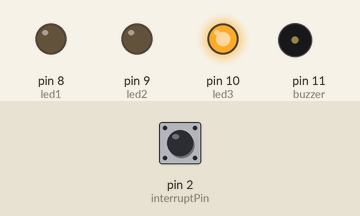
Bench run of a sketch on a simulated Arduino Uno, built with avr-gcc and run on an emulated ATmega328P. Shown: output pins drawn as LEDs (lit = HIGH), buzzer (waves = sounding, pin HIGH). The inputs (shaded band) are chosen by the test bench; at power-on: pin 2 (interruptPin) LOW. What the sketch prints to the serial monitor is not drawn.

Above: at 1.2 s.
1.3 s: pin 2 (interruptPin) pulled HIGH for 0.15 s
At 1.8 s:
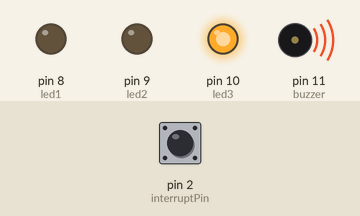
4.4 s: pin 2 (interruptPin) pulled HIGH for 1 s
At 7.3 s:
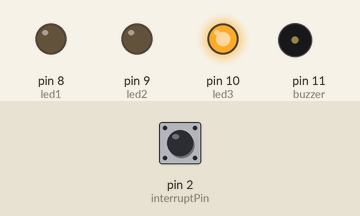
8.4 s: pin 2 (interruptPin) pulled HIGH for 3.2 s
At 11.6 s:
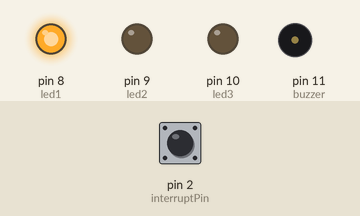
Timing chart, 0 to 13.1 s (numbered marks = the images above; inputs shaded):
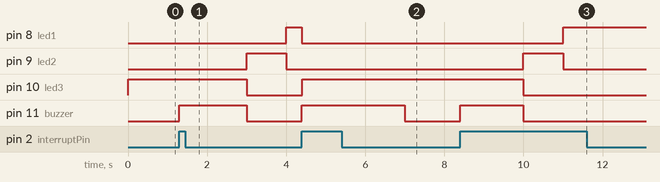

Measured:
- after the input at 1.3 s, pin 11 (buzzer): LOW → HIGH at once, → LOW 1.7 s later
- after the input at 4.4 s, pin 8 (led1): HIGH → LOW at once; pin 10 (led3): LOW → HIGH at once; pin 11 (buzzer): LOW → HIGH at once, → LOW 2.6 s later
- after the input at 8.4 s, pin 8 (led1): goes on until 11.0 s, then stays HIGH; pin 9 (led2): goes on until 11.0 s, then stays LOW; pin 10 (led3): goes on until 10.0 s, then stays LOW; pin 11 (buzzer): LOW → HIGH at once, → LOW 1.6 s later

The sketch:

Traffic_Light_Interrupt.ino
```cpp
int led1 = 8; // Red
int led2 = 9; // Yellow
int led3 = 10; // Green
int buzzer = 11;
const int interruptPin = 2;
volatile int state = LOW;

void setup() {
  // put your setup code here, to run once:
  Serial.begin(9600);
  pinMode(led1, OUTPUT);
  pinMode(led2, OUTPUT);
  pinMode(led3, OUTPUT);
  pinMode(buzzer, OUTPUT);
  pinMode(interruptPin, INPUT);
  attachInterrupt(digitalPinToInterrupt(interruptPin), blink, RISING);
}

void loop() {
  // put your main code here, to run repeatedly:

  if(state == LOW) {
    Serial.println("--- 정상 수행 ---");
    Serial.println("--- Green On ---");
    digitalWrite(buzzer, LOW);
    digitalWrite(led1, LOW);
    digitalWrite(led2, LOW);
    digitalWrite(led3, HIGH);
    delay(3000);

    Serial.println("--- Yello On ---");
    digitalWrite(buzzer, LOW);
    digitalWrite(led1, LOW);
    digitalWrite(led2, HIGH);
    digitalWrite(led3, LOW);
    delay(1000);

    Serial.println("--- Red On ---");
    digitalWrite(buzzer, LOW);
    digitalWrite(led1, HIGH);
    digitalWrite(led2, LOW);
    digitalWrite(led3, LOW);
    delay(3000);
  }
}

void blink() {
  state = !state;
  Serial.println("+++ 인터럽트 발생! ISR blink()실행 +++");
    digitalWrite(buzzer, HIGH);
    digitalWrite(led1, LOW);
    digitalWrite(led2, LOW);
    digitalWrite(led3, HIGH);
}
```
